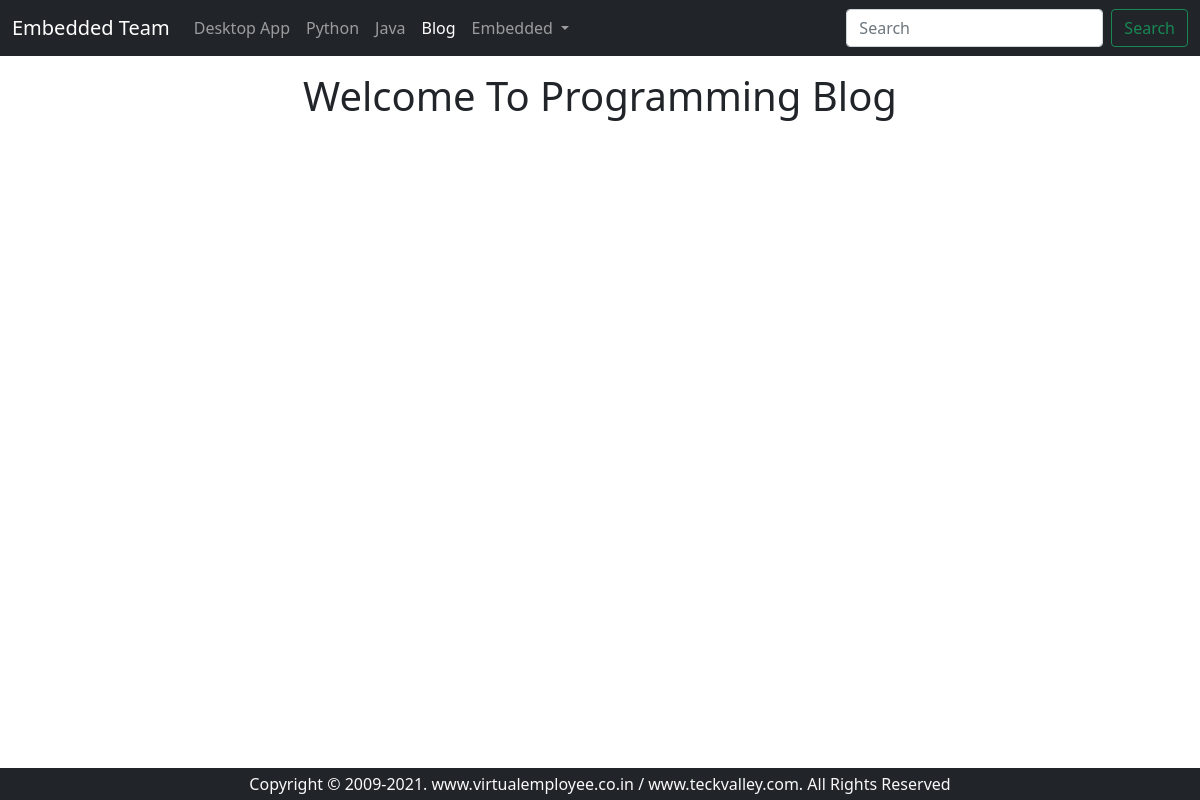
The page /blog/ on the database as committed earlier.
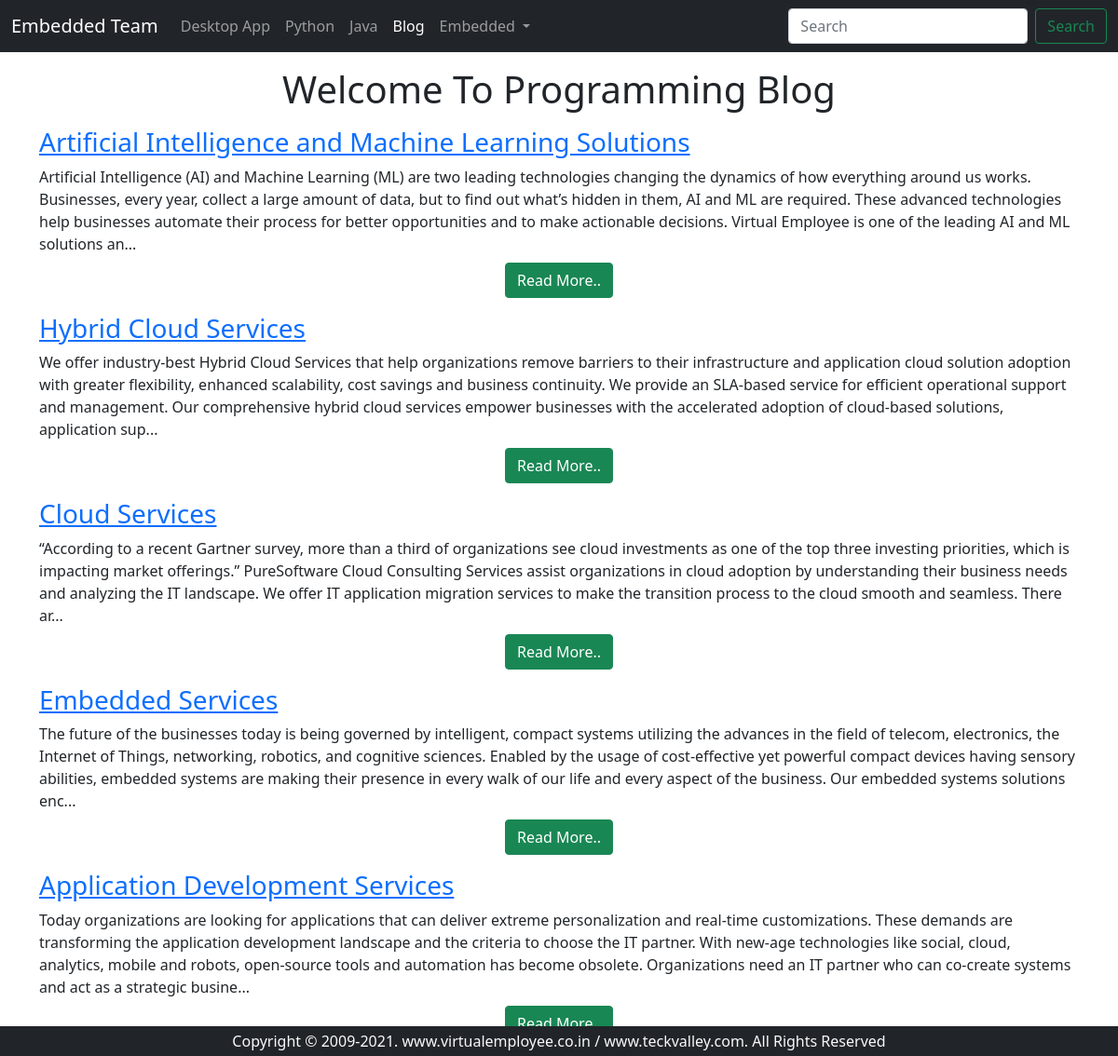
The same page on the database as committed later.
### home/models.py (models this page shows, shortened)
class Blog(models.Model):
    sno=models.AutoField(primary_key=True)
    title=models.CharField(max_length=300)
    content=RichTextUploadingField()
    slug=models.CharField(max_length=100)
    time=models.DateTimeField(auto_now_add=True)

### home/views.py (the view)
# urls.py: path('blog/', views.blog, name='blog'),
def blog(request):
    blog=Blog.objects.all().order_by('-time')
    '''
    no_of_posts=4
    page=request.GET.get('page')
    if page is None:
        page=1
    else:
        page=int(page)
    blog=Blog.objects.all().order_by('-time')[(page-1)*no_of_posts:page*no_of_posts]
    length=len(blog)
    if page>1:
        prev=page-1
    else:
        prev=None

    if page<math.ceil(length/no_of_posts):
        nxt=page+1
    else:
        nxt=None
    '''
    return render(request,'blog.html',{'blog':blog})

### templates/blog.html (shortened to what this page needs)
{%extends "base.html"%}
{%block blogactive %}active{%endblock blogactive%}
{%block body%}
<div class="container">
    <h1 class="my-3 text-center">Welcome To Programming Blog</h1>
    {%for blog in blog%}
    <div class="my-2">
        <h3 class="mt-0"><a href="/blogpost/{{blog.slug}}">{{blog.title}}</a> </h3>
        <div>
            {{blog.content | slice:450 | safe}}...
        </div>
        <div class="class text-center">
        <a href="/blogpost/{{blog.slug}}"><button type="button" class="btn btn-success my-2">Read More..</button></a>
        </div>
    </div>
   {%endfor%}
</div>
{%endblock body%}

### templates/base.html (shortened to what this page needs)
{%load static%}
<!doctype html>
<html lang="en">
<head>
    <link href="https://cdn.jsdelivr.net/npm/bootstrap@5.1.1/dist/css/bootstrap.min.css" rel="stylesheet"
>
    <link rel="stylesheet" href="{%static 'style.css' %}"></link>
</head>
<body>
    <nav class="navbar navbar-expand-lg navbar-dark bg-dark">
        <div class="container-fluid">
            <a class="navbar-brand" href="/">Embedded Team</a>
            <div class="collapse navbar-collapse" id="navbarSupportedContent">
                <ul class="navbar-nav me-auto mb-2 mb-lg-0">
                    <li class="nav-item">
                        <a class="nav-link {%block homeactive %} {%endblock homeactive%}" aria-current="page"
                            href="/">Desktop App</a>
                    </li>
                    <li class="nav-item">
                        <a class="nav-link {%block aboutactive %} {%endblock aboutactive%}" href="/python">Python</a>
                    </li>
                    <li class="nav-item">
                        <a class="nav-link {%block projectactive %} {%endblock projectactive%}"
                            href="/java">Java</a>
                    </li>
                    <li class="nav-item">
                        <a class="nav-link {%block blogactive %} {%endblock blogactive%}" href="/blog">Blog</a>
                    </li>
                    <li class="nav-item dropdown">
                        <a class="nav-link dropdown-toggle" href="#" id="navbarDropdown" role="button"
                            data-bs-toggle="dropdown" aria-expanded="false">
                            Embedded
                        </a>
                </ul>
                <form class="d-flex" action=" " method='GET'>
                    <input class="form-control me-2" type="text" id="search_box" name="search_box" placeholder="Search"
                        aria-label="Search">
                    <button class="btn btn-outline-success" type="submit">Search</button>
                </form>
            </div>
        </div>
    </nav>
    {%block body%}
    {%endblock body%}
    <footer>
        <div class="text-center text-light bg-dark py-1 fixed-bottom">
            Copyright © 2009-2021. www.virtualemployee.co.in / www.teckvalley.com. All Rights Reserved
        </div>
    </footer>
</body>
</html>

Rows that differ between the two databases and show on the page:
added Blog: title "Artificial Intelligence and Machine Learning Solutions", content "Artificial Intelligence (AI) and Machine Learning (ML) are two leading technologies changing the dynamics of how everything around us works. Businesses, every year, collect a large amount of data, but to find out what’s hidden in them, AI and ML are required. These advanced technologies help businesses automate their process for better opportunities and to make actionable decisions. Virtual Employee is one of the leading AI and ML solutions an"
added Blog: title "Hybrid Cloud Services", content "We offer industry-best Hybrid Cloud Services that help organizations remove barriers to their infrastructure and application cloud solution adoption with greater flexibility, enhanced scalability, cost savings and business continuity. We provide an SLA-based service for efficient operational support and management. Our comprehensive hybrid cloud services empower businesses with the accelerated adoption of cloud-based solutions, application sup"
added Blog: title "Cloud Services", content "“According to a recent Gartner survey, more than a third of organizations see cloud investments as one of the top three investing priorities, which is impacting market offerings.” PureSoftware Cloud Consulting Services assist organizations in cloud adoption by understanding their business needs and analyzing the IT landscape. We offer IT application migration services to make the transition process to the cloud smooth and seamless. There ar"
added Blog: title "Embedded Services", content "The future of the businesses today is being governed by intelligent, compact systems utilizing the advances in the field of telecom, electronics, the Internet of Things, networking, robotics, and cognitive sciences. Enabled by the usage of cost-effective yet powerful compact devices having sensory abilities, embedded systems are making their presence in every walk of our life and every aspect of the business. Our embedded systems solutions enc"
added Blog: title "Application Development Services", content "Today organizations are looking for applications that can deliver extreme personalization and real-time customizations. These demands are transforming the application development landscape and the criteria to choose the IT partner. With new-age technologies like social, cloud, analytics, mobile and robots, open-source tools and automation has become obsolete. Organizations need an IT partner who can co-create systems and act as a strategic busine"
